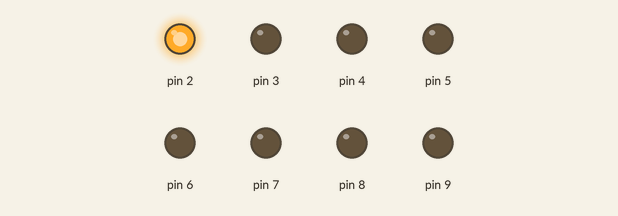
This sketch was run on a simulated Arduino Uno, built with avr-gcc and run on an emulated ATmega328P. Shown: output pins drawn as LEDs (lit = HIGH).

Above: at 0.1 s.
At 1.1 s:
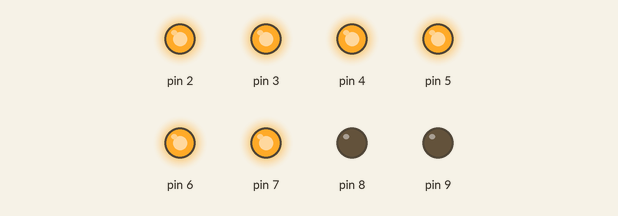
At 1.7 s:
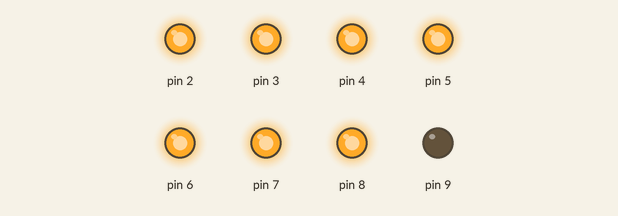
At 3.5 s:
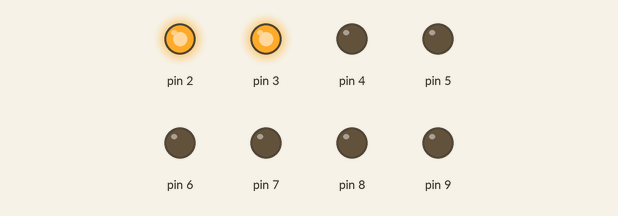
At 5.3 s:
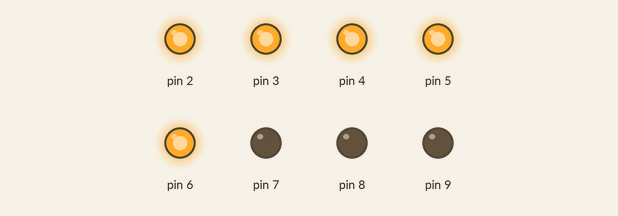
At 7.1 s:
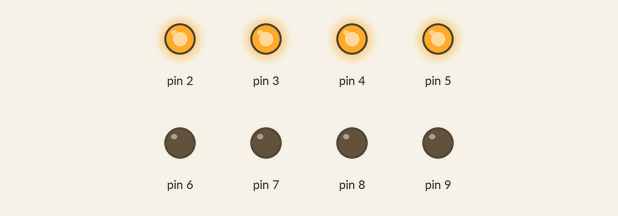
Timing chart, 0 to 7.4 s (numbered marks = the images above):
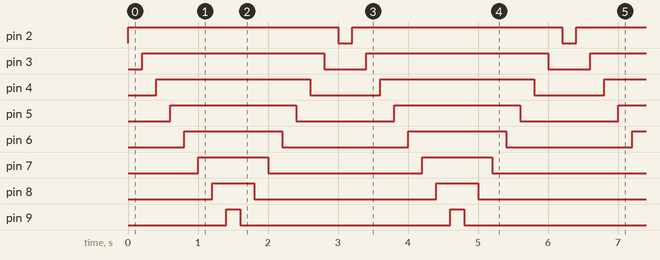

The sketch:

laserDemo.ino
```cpp
void setup() {
  pinMode(2,OUTPUT);
  pinMode(3,OUTPUT);
  pinMode(4,OUTPUT);
  pinMode(5,OUTPUT);
  pinMode(6,OUTPUT);
  pinMode(7,OUTPUT);
  pinMode(8,OUTPUT);
  pinMode(9,OUTPUT);

}

void loop() {
  int display;
  for(display=2;display<=9;display++)
  {
    digitalWrite(display,1);

    delay(200);

  }
  for(display=9;display>=2;display--){
    digitalWrite(display,0);
    delay(200);
  }

}
```

Measured:
- by itself, pin 2: alternates HIGH for 3.0 s and LOW for 0.20 s
- by itself, pin 3: alternates HIGH for 2.6 s and LOW for 0.60 s
- by itself, pin 4: alternates HIGH for 2.2 s and LOW for 1.0 s
- by itself, pin 5: alternates HIGH for 1.8 s and LOW for 1.4 s
- by itself, pin 6: alternates HIGH for 1.4 s and LOW for 1.8 s
- by itself, pin 7: alternates HIGH for 1.0 s and LOW for 2.2 s
- by itself, pin 8: alternates HIGH for 0.60 s and LOW for 2.6 s
- by itself, pin 9: alternates HIGH for 0.20 s and LOW for 3.0 s
